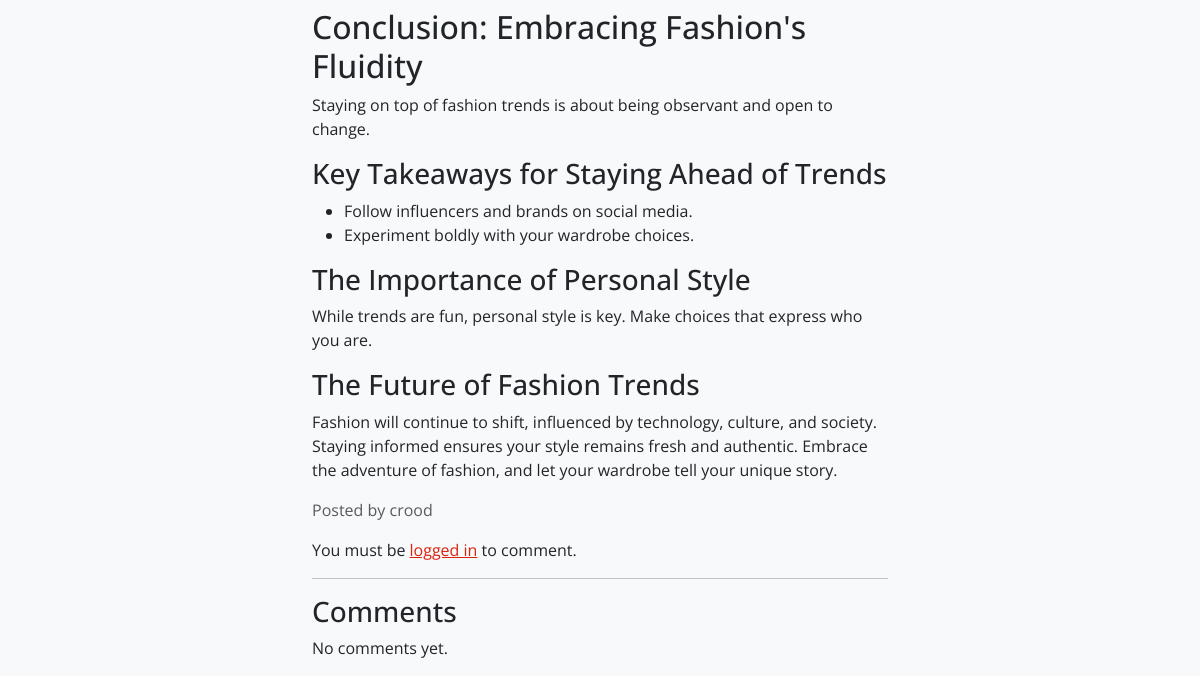
The page /article/2/ (lower part) on the database as committed earlier.
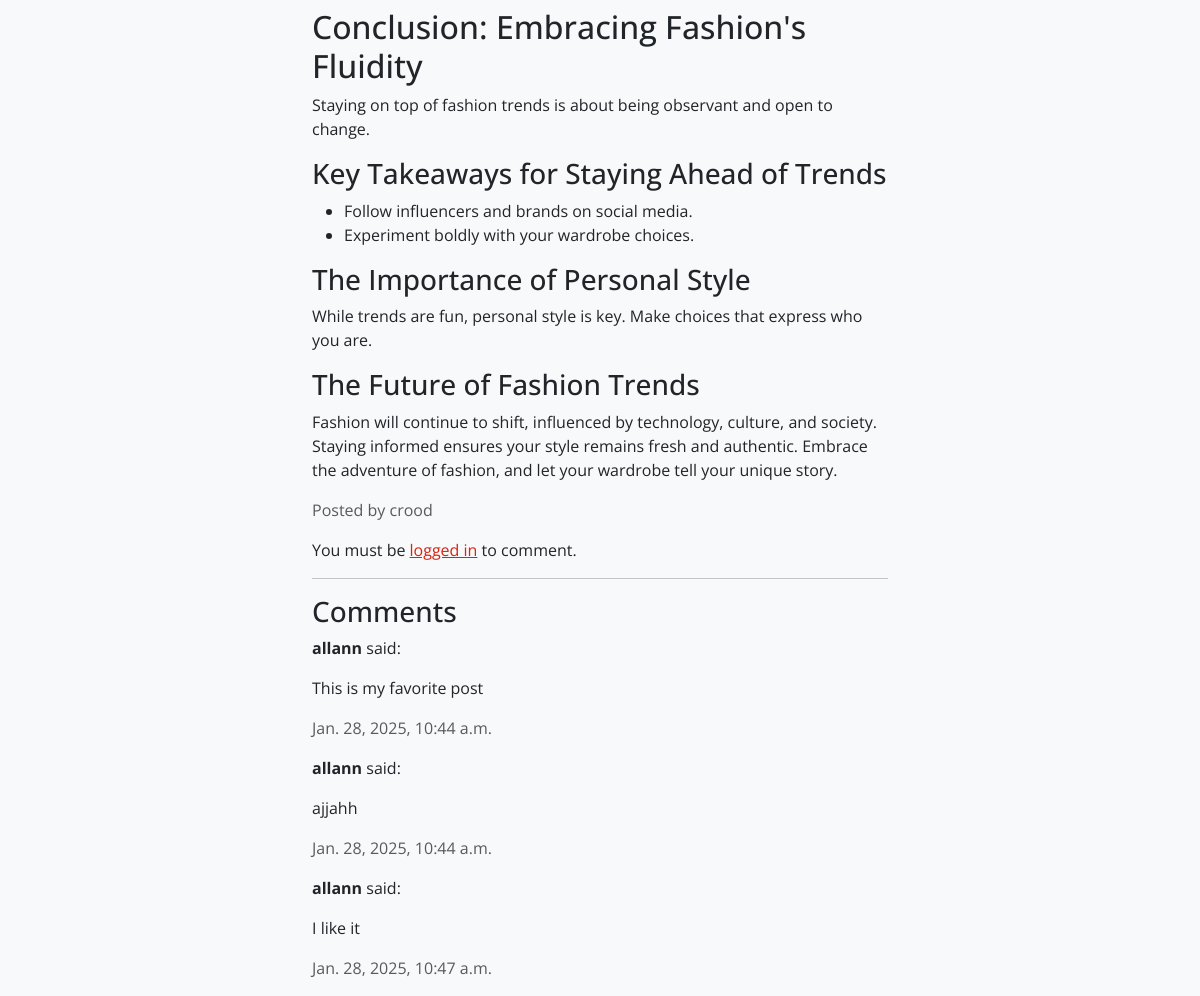
The same page on the database as committed later.
### posts/models.py (models this page shows, shortened)
class Comment(models.Model):
    article = models.ForeignKey(Article, on_delete=models.CASCADE)
    user = models.ForeignKey(User, on_delete=models.CASCADE)
    content = models.TextField()
    date_posted = models.DateTimeField(auto_now_add=True)

### posts/views.py (the view, shortened to what this page needs)
# urls.py: path('article/<int:pk>/', ArticleDetailView.as_view(), name='article-detail'),
class ArticleDetailView(View):
    def get(self, request, pk):
        article = get_object_or_404(Article, pk=pk)
        form = CommentForm()
        comments = Comment.objects.filter(article=article)
        return render(request, 'posts/article_detail.html', {'article': article, 'form': form, 'comments': comments})

### posts/templates/posts/article_detail.html (shortened to what this page needs)
{% extends 'posts/base.html' %}
{% block content %}
<div class="row mx-md-0 mx-3">
    <div class="col-md-6 offset-md-3">
        <p>{{ article.content | safe }}</p>
        <p class="text-muted">Posted by {{ article.author.username }}</p>
        {% if user.is_authenticated %}
            {% if user in article.likes.all %}
                <a href="{% url 'unlike-article' article.id %}" class="btn btn-secondary">Unlike</a>
            {% else %}
                <a href="{% url 'like-article' article.id %}" class="btn btn-primary">Like</a>
            {% endif %}
            <form method="POST">
                {% csrf_token %}
                {{ form.as_p }}
                <button type="submit" class="btn btn-primary">Comment</button>
            </form>
        {% else %}
            <p>You must be <a href="{% url 'login' %}">logged in</a> to comment.</p>
        {% endif %}
        <hr>
        <h3>Comments</h3>
        {% for comment in comments %}
            <div class="comment">
                <p><strong>{{ comment.user.username }}</strong> said:</p>
                <p>{{ comment.content }}</p>
                <p class="text-muted">{{ comment.date_posted }}</p>
            </div>
        {% empty %}
            <p>No comments yet.</p>
        {% endfor %}
    </div>
</div>
{% endblock %}

Rows that differ between the two databases and show on the page:
added Comment: user.username "allann", content "This is my favorite post", date_posted "Jan. 28, 2025, 10:44 a.m."
added Comment: user.username "allann", content "ajjahh", date_posted "Jan. 28, 2025, 10:44 a.m."
added Comment: user.username "allann", content "I like it", date_posted "Jan. 28, 2025, 10:47 a.m."
Other text that changed with them:
text no longer shown: "No comments yet."
